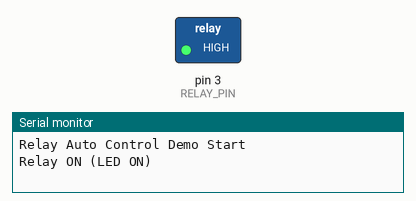
Recording of a sketch running on a simulated Arduino Uno, built with avr-gcc and run on an emulated ATmega328P. On the bench: switched loads named in the sketch (green lamp = pin HIGH), the last lines printed to the serial monitor.

Above: at 1.0 s.
At 3.0 s:
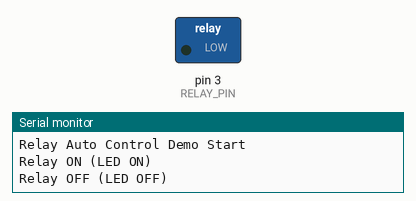
Timing chart, 0 to 5.2 s (numbered marks = the images above):
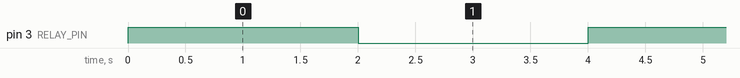

Measured:
- by itself, pin 3 (RELAY_PIN): alternates HIGH for 2.0 s and LOW for 2.0 s

The sketch:

lesson-08_Relay.ino
```cpp
// Define the digital pin used to control the relay module
#define RELAY_PIN 3   // Relay control signal connected to digital pin D3

void setup() {
  // Configure the relay pin as an OUTPUT
  // This allows Arduino to send HIGH / LOW signals to control the relay
  pinMode(RELAY_PIN, OUTPUT);

  // Initialize serial communication between Arduino and the computer
  // 115200 is the baud rate (communication speed)
  Serial.begin(115200);
  Serial.println("Relay Auto Control Demo Start");

  // Make sure the relay is OFF when Arduino starts
  // LOW means the relay is not energized (LED OFF)
  digitalWrite(RELAY_PIN, LOW);
}

void loop() {
  // Turn the relay ON
  // HIGH energizes the relay coil and closes the NO contact
  digitalWrite(RELAY_PIN, HIGH);
  Serial.println("Relay ON (LED ON)");

  // Keep the relay ON for 2 seconds (2000 milliseconds)
  delay(2000);

  // Turn the relay OFF
  // LOW de-energizes the relay coil and opens the contact
  digitalWrite(RELAY_PIN, LOW);
  Serial.println("Relay OFF (LED OFF)");

  // Keep the relay OFF for 2 seconds
  delay(2000);
}
```
